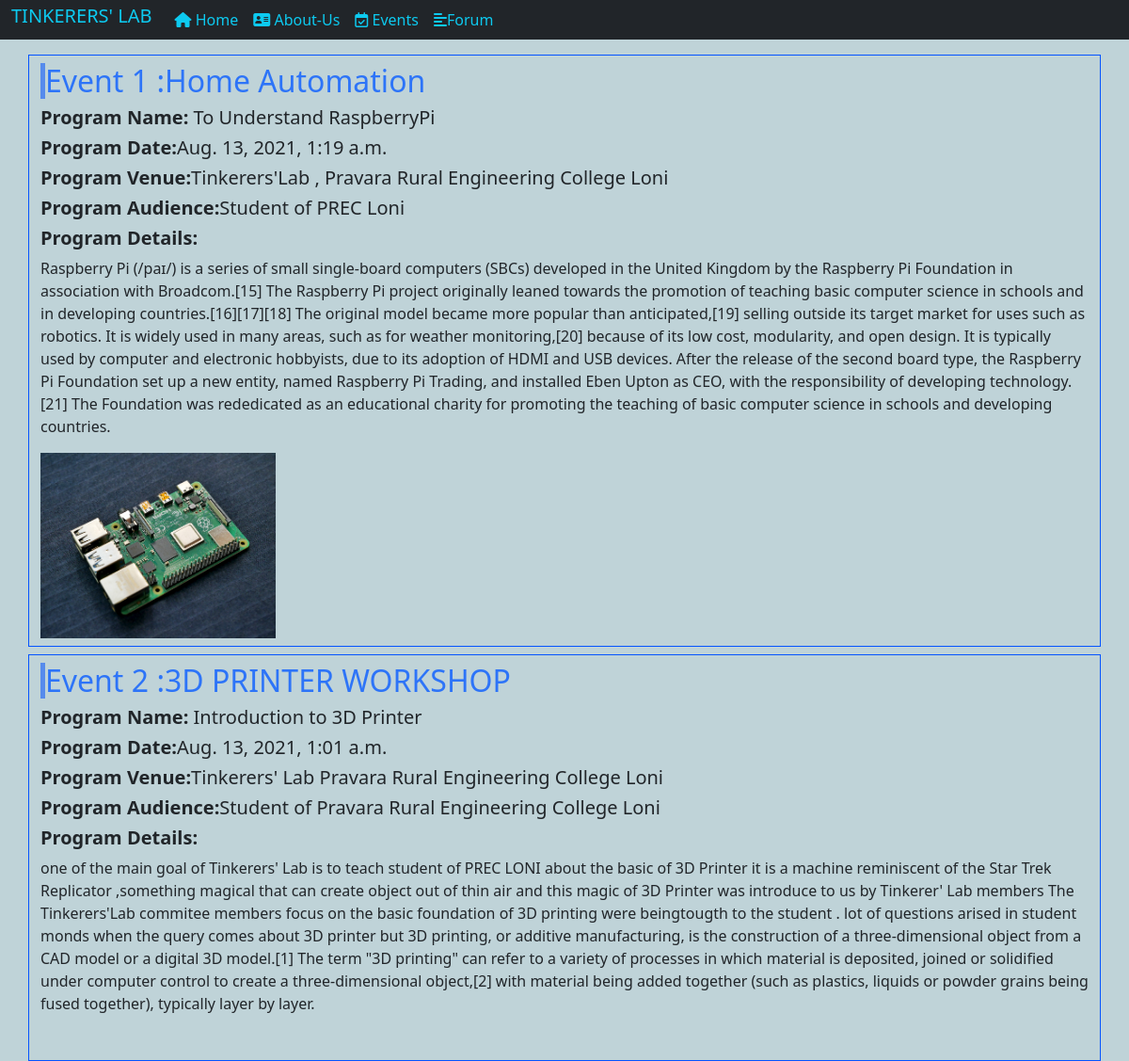
Screenshot of /events/ with the database file from the repository.
### home/models.py (models this page shows, shortened)
class Event(models.Model):
    event_title=models.CharField(max_length=100)
    program_name=models.CharField(max_length=100)
    program_date=models.DateTimeField()
    program_venue=models.CharField(max_length=100)
    program_audience=models.CharField(max_length=100)
    program_details=models.TextField()
    program_image=models.ImageField( upload_to="upload/images", blank=True )

### home/views.py (the view)
# urls.py: path("events/",views.events, name="events"),
def events(request):
    events=Event.objects.all().order_by('id').reverse()
    return render(request,'event.html',{"events":events})

### templates/event.html (shortened to what this page needs)
{% load humanize %}
{% load extra %}
<!doctype html>
<html lang="en">
  <head>
    <link href="https://cdn.jsdelivr.net/npm/bootstrap@5.1.0/dist/css/bootstrap.min.css" rel="stylesheet">
  </head>
  <body style="background-color: rgb(191, 211, 216);">
    <nav class="navbar navbar-expand-lg navbar-dark bg-dark py-0">
      <div class="container-fluid">
        <a class="navbar-brand text-info" href="/"><h5>  TINKERERS' LAB</h5> </a>
        <div class="collapse navbar-collapse" id="navbarSupportedContent">
          <ul class="navbar-nav me-auto mb-2 mb-lg-0">
            {% if request.user.is_authenticated %}
            <li class="nav-item  ">
              <a class="nav-link active text-info " aria-current="page" href="/"> <i class="fas fa-home"></i> Home</a>
            </li>
            <li class="nav-item">
              <a class="nav-link text-info" href="/about-us/"><i class="fas fa-address-card"></i> About-Us</a>
            </li>
            <li class="nav-item">
              <a class="nav-link text-info" href="/events/"><i class="far fa-calendar-check"></i> Events</a>
            </li>
            <li class="nav-item">
              <a class="nav-link text-info" href="/forum/"><i class="fas fa-align-left"></i>Forum</a>
            </li>
            <li class="nav-item">
              <a class="nav-link text-info" href="/profile/"><i class="far fa-id-badge"></i>Profile</a>
            </li>
            {% else %}
            <li class="nav-item  ">
              <a class="nav-link active text-info " aria-current="page" href="/"> <i class="fas fa-home"></i> Home</a>
            </li>
            <li class="nav-item">
              <a class="nav-link text-info" href="/about-us/"><i class="fas fa-address-card"></i> About-Us</a>
            </li>
            <li class="nav-item">
              <a class="nav-link text-info" href="/events/"><i class="far fa-calendar-check"></i> Events</a>
            </li>
            <li class="nav-item">
              <a class="nav-link text-info" href="/forum/"><i class="fas fa-align-left"></i>Forum</a>
            </li>
            {% endif %}
          </ul>
        </div>
      </div>
    </nav>
      <div class="container mt-2">
          <div class="row">
             {% for event in events %}
           <div style="border: 1px solid rgb(5, 84, 255);" class="col-12 col-sm-12 col-md-12 mt-2">
            <div class="mt-2" style="border-left: 5px solid rgb(86, 139, 236);">
                <h2  style="color: rgb(45, 116, 248);">Event {{forloop.counter}} :{{event.event_title}}</h2>
            </div>
            <h5><b>Program Name:</b> {{event.program_name}}</h5>
            <h5><b>Program Date:</b>{{event.program_date}}</h5>
            <h5><b>Program Venue:</b>{{event.program_venue}}</h5>
            <h5><b>Program Audience:</b>{{event.program_audience}}</h5>
            <h5 class="mt-2"><b>Program Details:</b></h5>
            <p>{{event.program_details}}</p>
            {% if event.program_image %}
            <div class="mt-1 mb-2">
                <img  class="img-fluid" style="width:250px; height: auto;" src="{{event.program_image.url}}" alt="">
            </div>
            {% endif %}
           </div>
             {% endfor %}
          </div>
      </div>
  </body>
</html>

### rows the page displays
Event: event_title "Home Automation", program_name "To Understand RaspberryPi", program_date "Aug. 13, 2021, 1:19 a.m.", program_venue "Tinkerers'Lab , Pravara Rural Engineering College Loni", program_audience "Student of PREC Loni", program_details "Raspberry Pi (/paɪ/) is a series of small single-board computers (SBCs) developed in the United Kingdom by the Raspberry Pi Foundation in association with Broadcom.[15] The Raspberry Pi project originally leaned towards the promotion of teaching basic computer science in schools and in developing countries.[16][17][18] The original model became more popular than anticipated,[19] selling outside its target market for uses such as robotics. It is widely used in many areas, such as for weather monitoring,[20] because of its low cost, modularity, and open design. It is typically used by computer and electronic hobbyists, due to its adoption of HDMI and USB devices. After the release of the…", program_image (picture)
Event: event_title "3D PRINTER WORKSHOP", program_name "Introduction to 3D Printer", program_date "Aug. 13, 2021, 1:01 a.m.", program_venue "Tinkerers' Lab Pravara Rural Engineering College Loni", program_audience "Student of Pravara Rural Engineering College Loni", program_details "one of the main goal of Tinkerers' Lab is to teach student of PREC LONI about the basic of 3D Printer it is a machine reminiscent of the Star Trek Replicator ,something magical that can create object out of thin air and this magic of 3D Printer was introduce to us by Tinkerer' Lab members The Tinkerers'Lab commitee members focus on the basic foundation of 3D printing were beingtougth to the student . lot of questions arised in student monds when the query comes about 3D printer but 3D printing, or additive manufacturing, is the construction of a three-dimensional object from a CAD model or a digital 3D model.[1] The term \"3D printing\" can refer to a variety of processes in which material is…"
